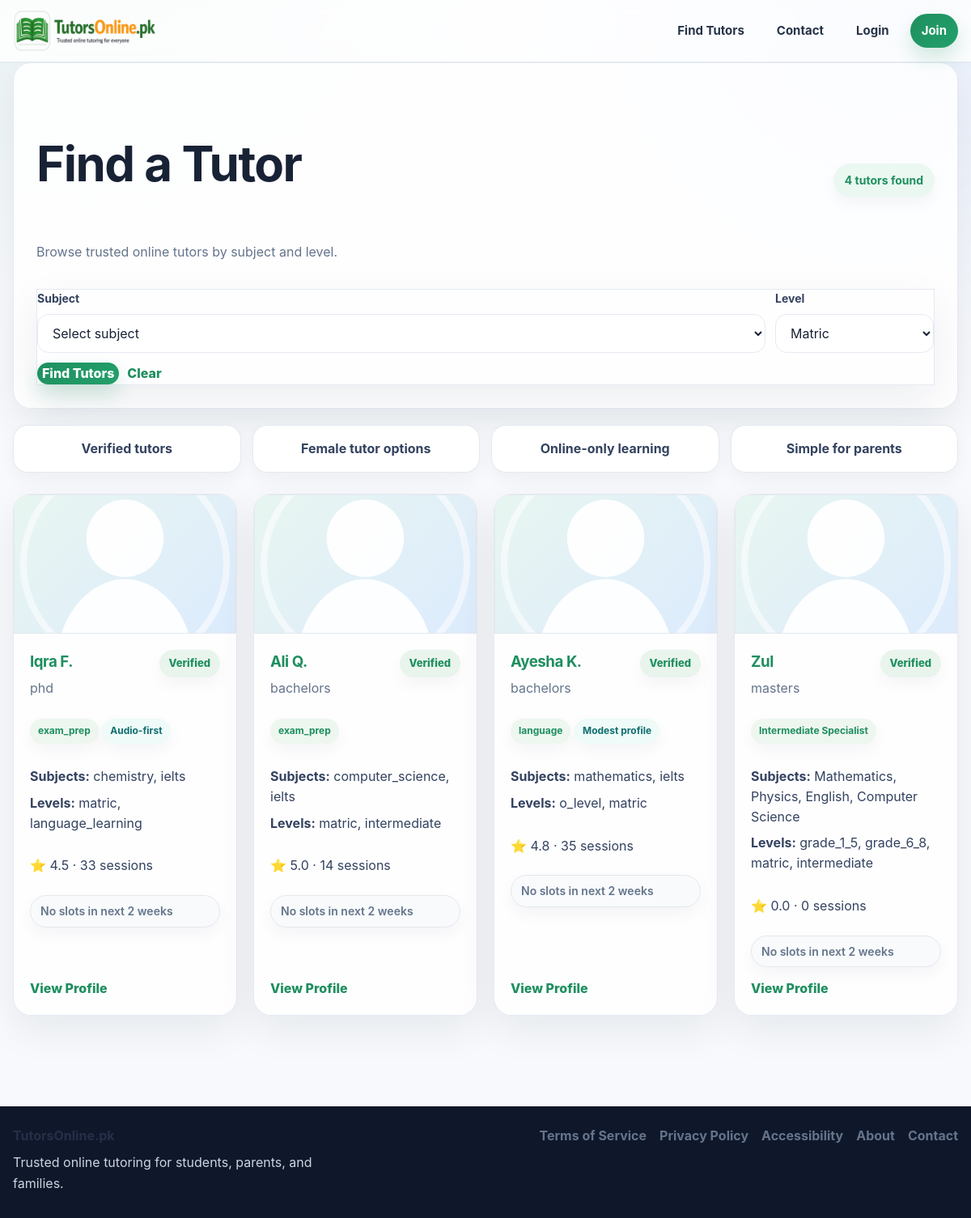
The page /tutors?level=matric on the database as committed earlier.
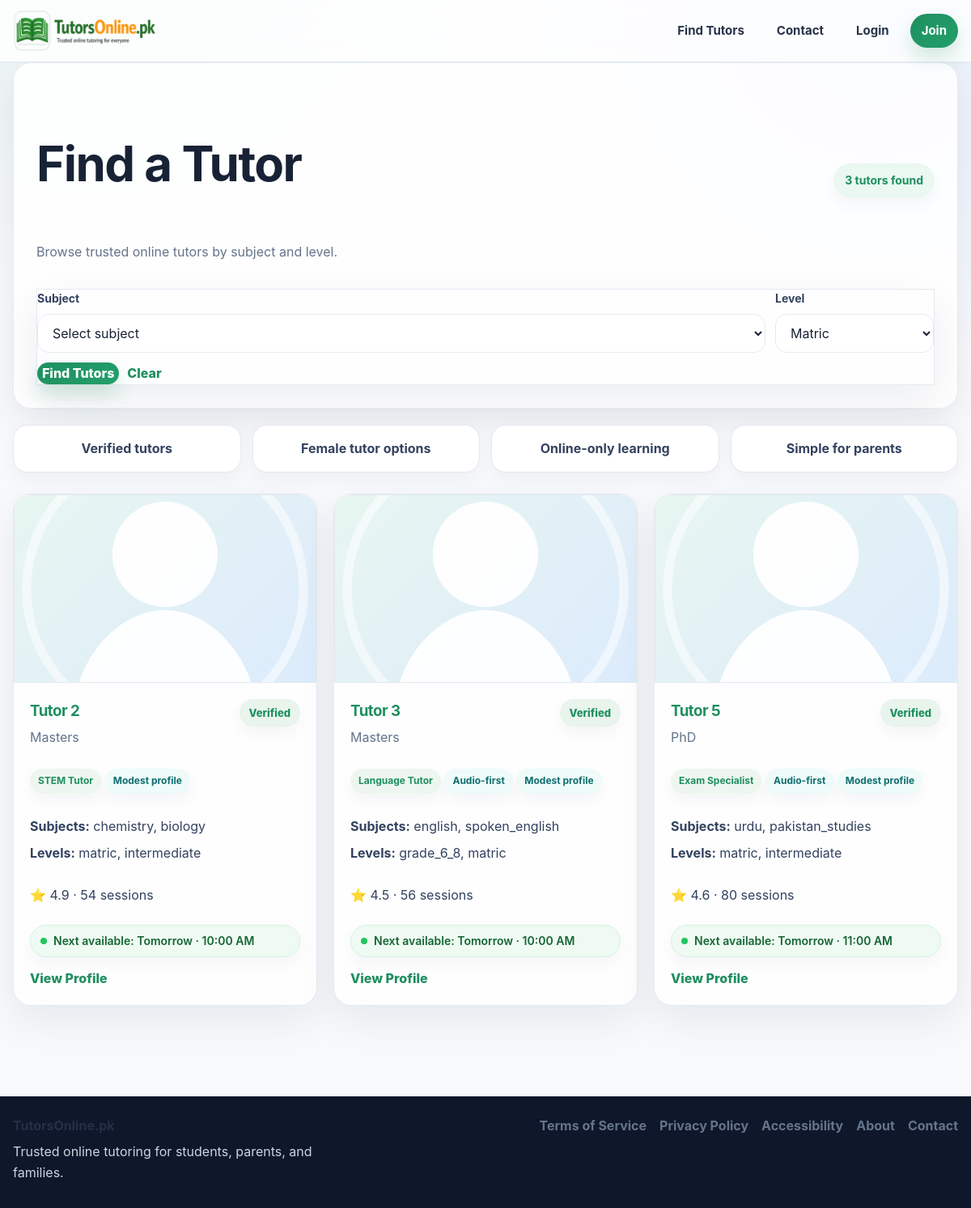
The same page on the database as committed later.
### app.py (models this page shows, shortened)
class User(UserMixin, db.Model):
    id = db.Column(db.Integer, primary_key=True)
    email = db.Column(db.String(120), unique=True, nullable=False)
    password_hash = db.Column(db.String(255), nullable=False)
    role = db.Column(db.String(20), nullable=False, default="student")
    full_name = db.Column(db.String(120), nullable=False)
    public_name = db.Column(db.String(120), nullable=False)
    qualification = db.Column(db.String(120), default="")
    subjects = db.Column(db.String(255), default="")
    class_levels = db.Column(db.String(255), default="")
    experience_years = db.Column(db.Integer, default=0)
    bio = db.Column(db.Text, default="")
    degree_title = db.Column(db.String(255), default="")
    degree_major = db.Column(db.String(255), default="")
    degree_institution = db.Column(db.String(255), default="")
    degree_year = db.Column(db.String(50), default="")
    degree_grade = db.Column(db.String(50), default="")
    previous_path_choice = db.Column(db.String(50), default="")
    mphil_title = db.Column(db.String(255), default="")
    mphil_major = db.Column(db.String(255), default="")
    mphil_institution = db.Column(db.String(255), default="")
    mphil_year = db.Column(db.String(50), default="")
    mphil_grade = db.Column(db.String(50), default="")
    mphil_additional_note = db.Column(db.String(255), default="")
    masters_title = db.Column(db.String(255), default="")
    masters_major = db.Column(db.String(255), default="")
    masters_institution = db.Column(db.String(255), default="")
    masters_year = db.Column(db.String(50), default="")
    masters_grade = db.Column(db.String(50), default="")
    masters_additional_note = db.Column(db.String(255), default="")
    bachelor_title = db.Column(db.String(255), default="")
    bachelor_major = db.Column(db.String(255), default="")
    bachelor_institution = db.Column(db.String(255), default="")
    bachelor_year = db.Column(db.String(50), default="")
    bachelor_grade = db.Column(db.String(50), default="")
    bachelor_additional_note = db.Column(db.String(255), default="")
    inter_program = db.Column(db.String(100), default="")
    inter_institution = db.Column(db.String(255), default="")
    inter_grade = db.Column(db.String(50), default="")
    inter_year = db.Column(db.String(50), default="")
    matric_program = db.Column(db.String(100), default="")
    matric_institution = db.Column(db.String(255), default="")
    matric_grade = db.Column(db.String(50), default="")
    matric_year = db.Column(db.String(50), default="")
    gender = db.Column(db.String(50), default="")
    city = db.Column(db.String(120), default="")
    main_subject = db.Column(db.String(120), default="")
    additional_subjects = db.Column(db.String(255), default="")
    student_level = db.Column(db.String(120), default="")
    student_subject_needed = db.Column(db.String(120), default="")
    preferred_tutor_gender = db.Column(db.String(50), default="")
    learning_mode = db.Column(db.String(50), default="")
    teaching_mode = db.Column(db.String(50), default="")
    hourly_rate = db.Column(db.Integer, default=0)
    mobile_number = db.Column(db.String(40), default="")
    cnic_number = db.Column(db.String(40), default="")
    profile_image = db.Column(db.String(255), default="")
    degree_file = db.Column(db.String(255), default="")
    additional_qualification_level = db.Column(db.String(80), default="")
    additional_qualification_title = db.Column(db.String(255), default="")
    additional_qualification_major = db.Column(db.String(255), default="")
    additional_qualification_institution = db.Column(db.String(255), default="")
    additional_qualification_year = db.Column(db.String(50), default="")
    additional_qualification_grade = db.Column(db.String(50), default="")
    additional_qualification_file = db.Column(db.String(255), default="")
    demo_video_url = db.Column(db.String(255), default="")
    demo_video_file = db.Column(db.String(255), default="")
    modest_profile = db.Column(db.Boolean, default=False)
    audio_only = db.Column(db.Boolean, default=False)
    is_active_user = db.Column(db.Boolean, default=True)
    is_verified_tutor = db.Column(db.Boolean, default=False)
    profile_stage = db.Column(db.String(40), default="basic_complete")
    verification_submitted_at = db.Column(db.DateTime)
    approved_at = db.Column(db.DateTime)
    rejected_at = db.Column(db.DateTime)
    admin_review_note = db.Column(db.Text, default="")
    is_public_tutor = db.Column(db.Boolean, default=False)
    tutor_category = db.Column(db.String(80), default="")
    bonus_credits = db.Column(db.Integer, default=0)
    total_earnings_pkr = db.Column(db.Integer, default=0)
    monthly_earnings_pkr = db.Column(db.Integer, default=0)
    sessions_completed = db.Column(db.Integer, default=0)
    rating_avg = db.Column(db.Float, default=0.0)
    rating_count = db.Column(db.Integer, default=0)
    credits_balance = db.Column(db.Integer, default=0)
    pending_payout_pkr = db.Column(db.Integer, default=0)
    payout_method = db.Column(db.String(30), default="bank")
    payout_account_title = db.Column(db.String(120), default="")
    payout_account_number = db.Column(db.String(120), default="")
    payout_iban = db.Column(db.String(64), default="")
    created_at = db.Column(db.DateTime, default=datetime.utcnow)
    bookings_as_student = db.relationship(
        "Booking",
        backref="student",
        lazy=True,
        foreign_keys="Booking.student_id",
    )
    bookings_as_tutor = db.relationship(
        "Booking",
        backref="tutor",
        lazy=True,
        foreign_keys="Booking.tutor_id",
    )

### app.py (the view)
@app.route("/tutors")
def tutors():
    level = request.args.get("level", "").strip()
    subject = request.args.get("subject", "").strip()
    if subject == "other":
        subject = request.args.get("subject_other", "").strip()
    if level == "other":
        level = request.args.get("level_other", "").strip()
    query = User.query.filter_by(
        role="tutor",
        is_verified_tutor=True,
        is_public_tutor=True,
        profile_stage="approved",
        is_active_user=True,
    )
    if level:
        query = query.filter(User.class_levels.ilike(f"%{level}%"))
    if subject:
        query = query.filter(User.subjects.ilike(f"%{subject}%"))
    tutors_list = query.all()
    for tutor in tutors_list:
        tutor.next_available = get_next_available_slot(tutor)
    return render_template(
        "tutors.html",
        tutors=tutors_list,
        level=level,
        subject=subject,
        subject_options=SUBJECT_OPTIONS,
        level_options=LEVEL_OPTIONS,
    )

### app.py (called while the page is built)
def hhmm_to_minutes(value: str) -> int:
    try:
        hours, minutes = value.split(":")
        return int(hours) * 60 + int(minutes)
    except Exception:
        return 0

def minutes_to_hhmm(total_minutes: int) -> str:
    hours = total_minutes // 60
    minutes = total_minutes % 60
    return f"{hours:02d}:{minutes:02d}"

@app.context_processor
def inject_message_badge():
    return {
        "global_unread_messages": unread_message_count_for(current_user)
        if current_user.is_authenticated else 0
    }

@app.context_processor
def inject_globals():
    return {
        "credit_rate": app.config["CREDIT_RATE"],
        "google_configured": bool(
            app.config["GOOGLE_CLIENT_ID"] and app.config["GOOGLE_CLIENT_SECRET"]
        ),
        "under_construction": UNDER_CONSTRUCTION,
    }

def image_url(path, fallback=None):
    return media_url(path, fallback=fallback)

### templates/tutors.html (shortened to what this page needs)
{% extends 'base.html' %}
{% block content %}
<section class="card tutors-hero-card">
  <div class="tutors-hero-top">
    <div>
      <h1>Find a Tutor</h1>
      <p class="muted">Browse trusted online tutors by subject and level.</p>
    </div>
    <div class="results-chip">{{ tutors|length }} tutor{{ '' if tutors|length == 1 else 's' }} found</div>
  </div>
  <form method="get" class="form-grid two-col compact tutor-search-form">
    <div>
      <label class="small-label">Subject</label>
      <select name="subject" id="search_subject" onchange="toggleOtherField('search_subject', 'search_subject_other_wrap')">
        <option value="">Select subject</option>
      </select>
    </div>
    <div>
      <label class="small-label">Level</label>
      <select name="level" id="search_level" onchange="toggleOtherField('search_level', 'search_level_other_wrap')">
        {% for value, label in level_options %}
          <option value="{{ value }}" {% if level == value or level == label %}selected{% endif %}>{{ label }}</option>
        {% endfor %}
      </select>
    </div>
    <div class="search-actions-row">
      <button class="btn" type="submit">Find Tutors</button>
      <a class="btn btn-light" href="{{ url_for('tutors') }}">Clear</a>
    </div>
  </form>
</section>
<section class="tutors-trust-row">
  <div class="trust-mini-card">Verified tutors</div>
  <div class="trust-mini-card">Female tutor options</div>
  <div class="trust-mini-card">Online-only learning</div>
  <div class="trust-mini-card">Simple for parents</div>
</section>
<section class="grid cards tutors-results-grid">
{% for tutor in tutors %}
  <article class="card tutor-card tutor-card-refined">
    <div class="tutor-card-media">
    <a href="{{ url_for('tutor_profile', tutor_id=tutor.id) }}">
      <img src="{{ image_url(tutor.profile_image) }}" data-fallback="{{ url_for('static', filename='images/default-avatar.svg') }}" alt="{{ tutor.public_name }}">
    </a>
    </div>
    <div class="tutor-card-body">
      <div class="tutor-card-head">
        <div>
          <h3><a href="{{ url_for('tutor_profile', tutor_id=tutor.id) }}">{{ tutor.public_name }}</a></h3>
          <p class="muted tutor-qual-line">{{ tutor.qualification or 'Qualified tutor' }}</p>
        </div>
        {% if tutor.is_verified_tutor %}
          <span class="verified-pill">Verified</span>
        {% endif %}
      </div>
      <div class="badges">
        {% if tutor.tutor_category %}<span class="badge">{{ tutor.tutor_category }}</span>{% endif %}
        {% if tutor.audio_only %}<span class="badge alt">Audio-first</span>{% endif %}
        {% if tutor.modest_profile %}<span class="badge alt">Modest profile</span>{% endif %}
      </div>
      <div class="tutor-info-grid">
        <p><strong>Subjects:</strong> {{ tutor.subjects or 'Not added yet' }}</p>
        <p><strong>Levels:</strong> {{ tutor.class_levels or 'Not added yet' }}</p>
      </div>
      <p class="tutor-rating-line">
  ⭐ {{ '%.1f'|format(tutor.rating_avg) }} · {{ tutor.sessions_completed }} sessions
</p>
{% if tutor.next_available %}
  <div class="next-available-chip">
    <span class="next-available-dot"></span>
    Next available: {{ tutor.next_available.label }}
  </div>
{% else %}
  <div class="next-available-chip muted-unavailable">
    No slots in next 2 weeks
  </div>
{% endif %}
      <div class="tutor-card-actions">
        <a class="btn btn-sm" href="{{ url_for('tutor_profile', tutor_id=tutor.id) }}">View Profile</a>
      </div>
    </div>
  </article>
{% else %}
  <div class="card empty-state-card">
    <h3>No tutors found</h3>
    <p>Try a different subject or level to see more options.</p>
  </div>
{% endfor %}
</section>
{% endblock %}

Rows that differ between the two databases and show on the page:
no longer on this page (row edited): User: public_name "Iqra F.", qualification "phd", is_verified_tutor "Verified", tutor_category "exam_prep", audio_only "Audio-first", subjects "chemistry, ielts", class_levels "matric, language_learning", rating_avg "4.5", sessions_completed "33", shows "No slots in next 2 weeks"
no longer on this page (row edited): User: public_name "Ali Q.", qualification "bachelors", is_verified_tutor "Verified", tutor_category "exam_prep", subjects "computer_science, ielts", class_levels "matric, intermediate", rating_avg "5.0", sessions_completed "14", shows "No slots in next 2 weeks"
no longer on this page (row edited): User: public_name "Ayesha K.", qualification "bachelors", is_verified_tutor "Verified", tutor_category "language", modest_profile "Modest profile", subjects "mathematics, ielts", class_levels "o_level, matric", rating_avg "4.8", sessions_completed "35", shows "No slots in next 2 weeks"
removed User: public_name "Zul", qualification "masters", is_verified_tutor "Verified", tutor_category "Intermediate Specialist", subjects "Mathematics, Physics, English, Computer Science", class_levels "grade_1_5, grade_6_8, matric, intermediate", rating_avg "0.0", sessions_completed "0", shows "No slots in next 2 weeks"
now on this page (row edited): User: public_name "Tutor 2", qualification "Masters", is_verified_tutor "Verified", tutor_category "STEM Tutor", modest_profile "Modest profile", subjects "chemistry, biology", class_levels "matric, intermediate", rating_avg "4.9", sessions_completed "54", next_available.label "Tomorrow · 10:00 AM"
now on this page (row edited): User: public_name "Tutor 3", qualification "Masters", is_verified_tutor "Verified", tutor_category "Language Tutor", audio_only "Audio-first", modest_profile "Modest profile", subjects "english, spoken_english", class_levels "grade_6_8, matric", rating_avg "4.5", sessions_completed "56", next_available.label "Tomorrow · 10:00 AM"
now on this page (row edited): User: public_name "Tutor 5", qualification "PhD", is_verified_tutor "Verified", tutor_category "Exam Specialist", audio_only "Audio-first", modest_profile "Modest profile", subjects "urdu, pakistan_studies", class_levels "matric, intermediate", rating_avg "4.6", sessions_completed "80", next_available.label "Tomorrow · 11:00 AM"
Other text that changed with them:
{{ tutors|length }}: "4" → "3"
